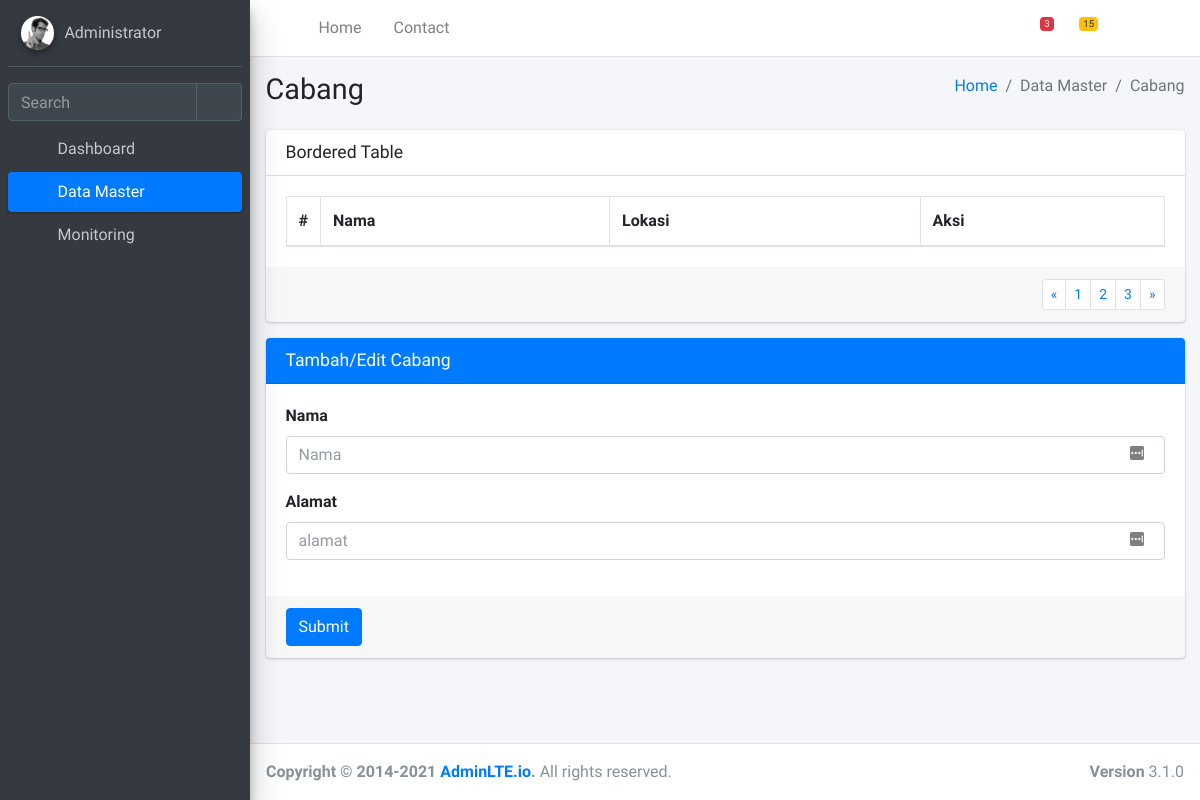
Before: /datamaster/cabang/ with the older database file.
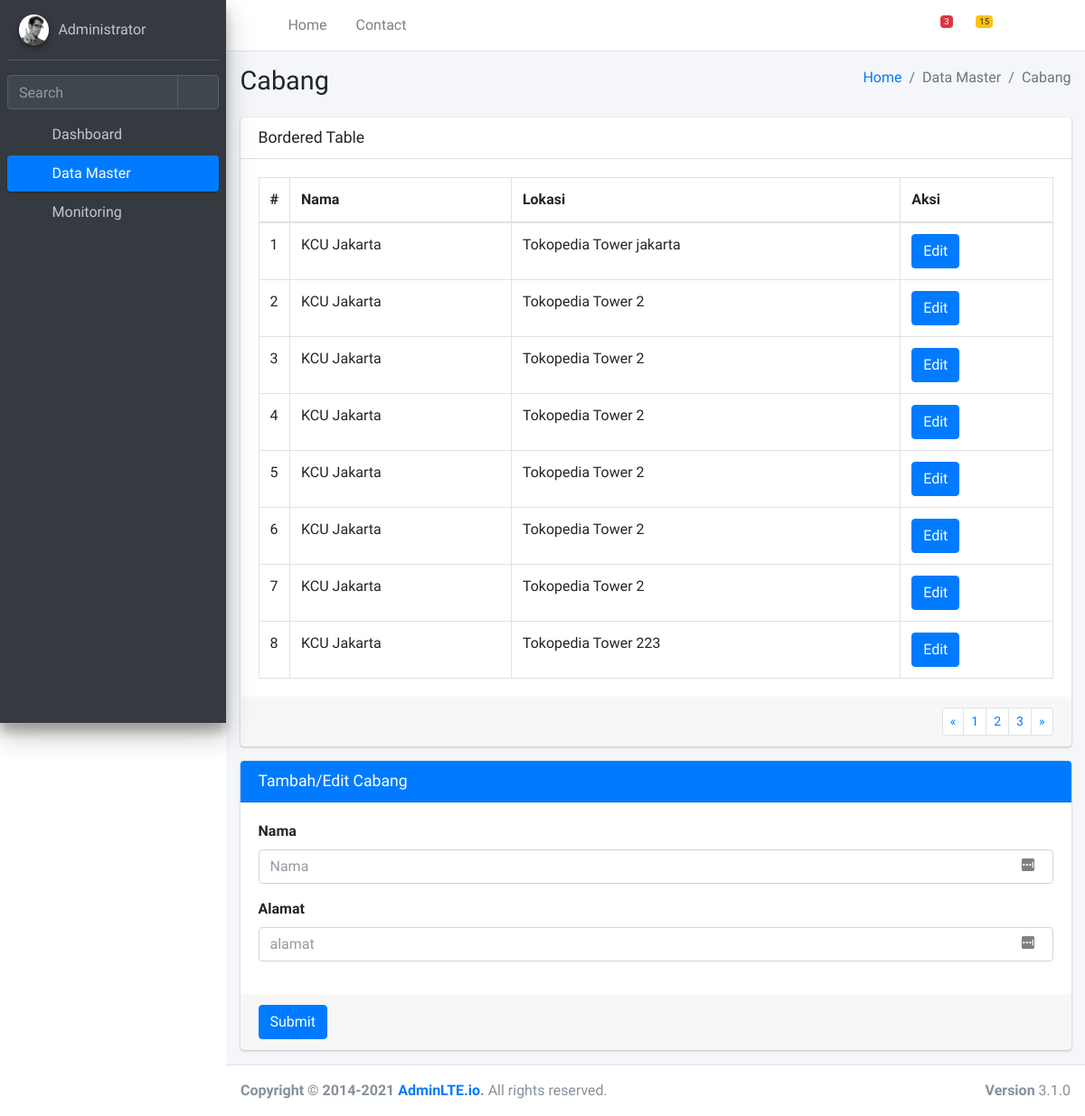
After: the same page with the newer database file.
### web/models.py (models this page shows)
class Cabang(models.Model):
    nama = models.TextField()
    alamat = models.TextField()

### web/views.py (the view, shortened to what this page needs)
# urls.py: path('datamaster/cabang/', views.data_master_cabang, name='datamaster'),
def data_master_cabang(request: HttpRequest):
    if request.method == 'GET':
        cabangs = Cabang.objects.all().order_by('id')
        ctx = {
            'cabangs': cabangs
        }
        return render(request, 'web/datamaster_cabang.html', ctx)

### web/templates/web/datamaster_cabang.html (shortened to what the changed rows need)
<!DOCTYPE html>
<html lang="en">
<head>
  <link rel="stylesheet" href="/static/front/plugins/fontawesome-free/css/all.min.css">
  <link rel="stylesheet" href="https://code.ionicframework.com/ionicons/2.0.1/css/ionicons.min.css">
  <link rel="stylesheet" href="/static/front/plugins/tempusdominus-bootstrap-4/css/tempusdominus-bootstrap-4.min.css">
  <link rel="stylesheet" href="/static/front/plugins/icheck-bootstrap/icheck-bootstrap.min.css">
  <link rel="stylesheet" href="/static/front/plugins/jqvmap/jqvmap.min.css">
  <link rel="stylesheet" href="/static/front/dist/css/adminlte.min.css">
  <link rel="stylesheet" href="/static/front/plugins/overlayScrollbars/css/OverlayScrollbars.min.css">
  <link rel="stylesheet" href="/static/front/plugins/daterangepicker/daterangepicker.css">
  <link rel="stylesheet" href="/static/front/plugins/summernote/summernote-bs4.min.css">
</head>
<body class="hold-transition sidebar-mini layout-fixed">
<div class="wrapper">
  <div class="content-wrapper">
    <div class="content-header">
      <div class="container-fluid">
        <div class="row mb-2">
          <div class="col-sm-6">
            <h1 class="m-0">Cabang</h1>
          </div>
        </div>
      </div>
    </div>
    <section class="content">
      <div class="container-fluid">
        <div class="row">
          <div class="col">
            <div class="card">
              <div class="card-body">
                <table class="table table-bordered">
                  <thead>
                    <tr>
                      <th style="width: 10px">#</th>
                      <th>Nama</th>
                      <th>Lokasi</th>
                      <th>Aksi</th>
                    </tr>
                  </thead>
                  <tbody>
                    {% for cabang in cabangs %}
                    <tr>
                      <td>{{cabang.id}}</td>
                      <td>{{cabang.nama}}</td>
                      <td>{{cabang.alamat}}</td>
                      <td>
                        <form role="form" method="POST" id="form{{cabang.id}}">
                          <button type="submit" class="btn btn-primary">Edit</button>
                          </form>
                      </td>
                    </tr>
                   {% endfor %}
                  </tbody>
                </table>
              </div>
            </div>
          </div>
        </div>
      </div>
    </section>
  </div>
</div>
</body>
</html>

Changed rows visible on the page:
added Cabang: id "1", nama "KCU Jakarta", alamat "Tokopedia Tower jakarta"
added Cabang: id "2", nama "KCU Jakarta", alamat "Tokopedia Tower 2"
added Cabang: id "3", nama "KCU Jakarta", alamat "Tokopedia Tower 2"
added Cabang: id "4", nama "KCU Jakarta", alamat "Tokopedia Tower 2"
added Cabang: id "5", nama "KCU Jakarta", alamat "Tokopedia Tower 2"
added Cabang: id "6", nama "KCU Jakarta", alamat "Tokopedia Tower 2"
added Cabang: id "7", nama "KCU Jakarta", alamat "Tokopedia Tower 2"
added Cabang: id "8", nama "KCU Jakarta", alamat "Tokopedia Tower 223"
